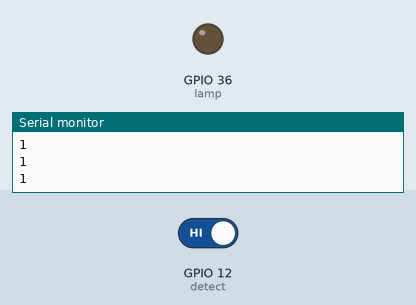
Simulated run of this sketch. Board: ESP32. Parts: output pins drawn as LEDs (lit = HIGH), the last lines printed to the serial monitor. The inputs (shaded band) are chosen by the test bench; at power-on: GPIO 12 (detect) HIGH.

Above: at 1.2 s.
1.3 s: GPIO 12 (detect) driven LOW
At 1.6 s:
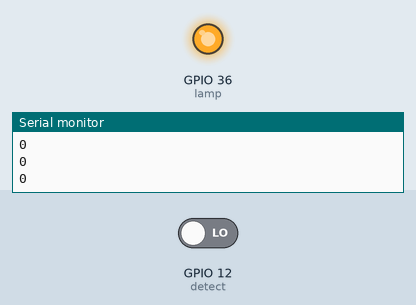
2.8 s: GPIO 12 (detect) driven HIGH
At 3.9 s:
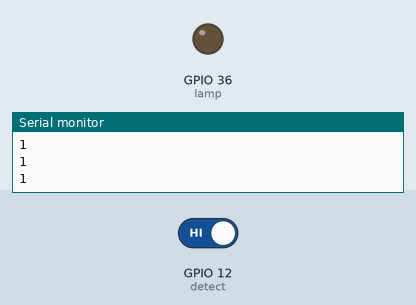
Timing chart, 0 to 5.8 s (numbered marks = the images above; inputs shaded):
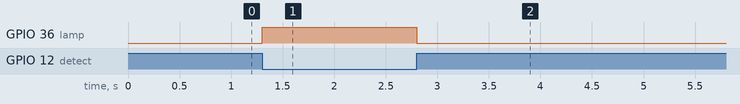

Measured:
- after the input at 1.3 s, GPIO 36 (lamp): LOW → HIGH at once
- after the input at 2.8 s, GPIO 36 (lamp): HIGH → LOW at once

The sketch:

esp32cam_dht11.ino
```cpp
#define detect 12
#define lamp A0

void setup() {
  // put your setup code here, to run once:
  pinMode(detect, INPUT);
  pinMode(lamp, OUTPUT);
  Serial.begin(9600);
}

void loop() {
  // put your main code here, to run repeatedly:
  Serial.println(digitalRead(detect));
  if(digitalRead(detect) == 0){
      digitalWrite(lamp,HIGH);
  }
  else{
    digitalWrite(lamp,LOW);
  }
  delay(100);
}
```
